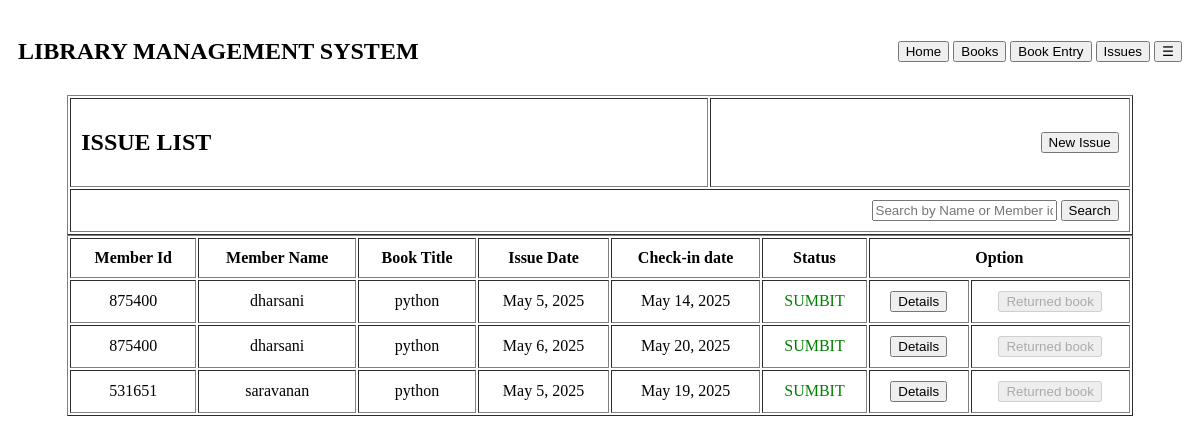
Screenshot of /issu_lt with the database file from the repository.
### libreapp/models.py (models this page shows, shortened)
class issue(models.Model):
    book_id=models.ForeignKey(stock, on_delete=models.CASCADE)
    mem_id=models.ForeignKey(member, on_delete=models.CASCADE)
    issu_id=models.UUIDField(primary_key=True, default=uuid.uuid4, editable=False)
    iss_date=models.DateField()
    ret_date=models.DateField()
    actual_date = models.DateField(null=True, blank=True)
    fine = models.DecimalField(max_digits=10, decimal_places=2, default=0)
    issued=models.CharField(max_length=10 ,editable=False, default="No")
    paymth=models.CharField(max_length=10,blank=True,null=True)

class member(models.Model):
    member_id = models.CharField(max_length=15, unique=True, editable=False)
    memname = models.CharField(max_length=100)
    dob = models.DateField(null=True, blank=True)
    gender = models.CharField(max_length=50)
    doorno = models.CharField(max_length=50)
    strnme = models.CharField(max_length=50)
    dist = models.CharField(max_length=50)
    state = models.CharField(max_length=50)
    pincode = models.CharField(max_length=50)
    memtype = models.CharField(max_length=50)

class stock(models.Model):
    suppl_id= models.ForeignKey(supplier, on_delete=models.CASCADE)
    purc_id= models.ForeignKey(purchase, on_delete=models.CASCADE)
    acceno=  models.UUIDField(primary_key=True, default=uuid.uuid4, editable=False)
    isbn=models.CharField(unique=True, editable=False, max_length=20)
    booktitle= models.CharField(max_length=100)
    authorname=models.CharField(max_length=50)
    edition=models.CharField(max_length=50)
    yearofpub=models.CharField(max_length=50)
    rate=models.FloatField(max_length=40)
    qun=models.IntegerField(default=0)
    classfic=models.CharField(max_length=50)
    rack=models.CharField(max_length=50)
    ava=models.CharField(max_length=50)

### libreapp/views.py (the view)
# urls.py: path("issu_lt", views.issu_lt , name='issu_lt.html'),
def issu_lt(request):
    isslist=issue.objects.all()
    iss_flt=request.GET.get("search_issu")
    no_rec=False
    if iss_flt:
        isslist= issue.objects.filter(
            Q(book_id__booktitle__icontains=iss_flt) | Q(mem_id__member_id=iss_flt) | Q(mem_id__memname=iss_flt)
        )
        if not isslist.exists():
            no_rec=True
    context={
         'isslist':isslist,
         'no_rec':no_rec
    }
    return render(request, "issue/issu_lt.html",context)

### libreapp/templates/issue/issu_lt.html (shortened to what this page needs)
{% extends 'base.html'%}
{% block content%}
<table cellpadding="10px" border="1" width="90%" align="center">
    <tr>
        <th align="start"><h2>ISSUE LIST</h2></th>
        <th align="end" colspan="6"><a href="http://127.0.0.1:8000/issu_entry"><button>New Issue</button></a>
    </tr>
    <tr>
        <form method="GET">
             <th colspan="8" align="right"><input type="text" list="bklst" name="search_issu" placeholder="Search by Name or Member id">
                 <button type="submit">Search</button></th>
        </form>
    </tr>
</table>
<table cellpadding="10px" border="1" width="90%" align="center">
    {% if isslist %}
     <tr>
        <th>Member Id</th>
         <th>Member Name</th>
        <th>Book Title</th>
        <th>Issue Date</th>
        <th>Check-in date</th>
         <th>Status</th>
        <th colspan="2">Option</th>
    </tr>
    {% for i in isslist%}
    <tr>
       <td>{{i.mem_id.member_id}}</td>
        <td>{{i.mem_id.memname}}</td>
        <td>{{i.book_id.booktitle}}</td>
        <td>{{i.iss_date}}</td>
        <td>{{i.ret_date}}</td>
        {% if i.actual_date%}
            <td style="color:green;">SUMBIT</td>
        {% else %}
            <td style="color:red;">NOT SUMBIT</td>
        {% endif%}
        <td><a href="http://127.0.0.1:8000/issu_dt/{{i.issu_id}}"><button>Details</button></a></td>
        {% if i.actual_date%}
            <td> <a href="http://127.0.0.1:8000/issu_ret/{{i.issu_id}}"><button id="retbut()" disabled>Returned book</button></a></td>
        {%else%}
        <td> <a href="http://127.0.0.1:8000/issu_ret/{{i.issu_id}}"><button id="retbut()">Returned book</button></a></td>
        {%endif%}
    </tr>
     {% endfor%}
</table>
{% else%}
<h3>No Issue record Found, new to Issue</h3>
{% endif%}
{% endblock%}

### libreapp/templates/issue/issu_lt.html (style rules this page uses)
td { text-align:center; }

### rows the page displays
issue: mem_id.member_id "875400", mem_id.memname "dharsani", book_id.booktitle "python", iss_date "May 5, 2025", ret_date "May 14, 2025", actual_date "SUMBIT"
issue: mem_id.member_id "875400", mem_id.memname "dharsani", book_id.booktitle "python", iss_date "May 6, 2025", ret_date "May 20, 2025", actual_date "SUMBIT"
issue: mem_id.member_id "531651", mem_id.memname "saravanan", book_id.booktitle "python", iss_date "May 5, 2025", ret_date "May 19, 2025", actual_date "SUMBIT"
